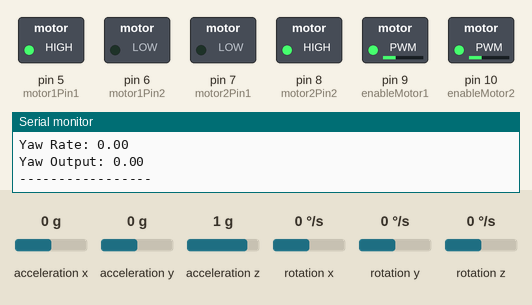
Simulated run of this sketch. Board: Arduino Uno, built with avr-gcc and run on an emulated ATmega328P. On the bench: switched loads named in the sketch (green lamp = pin HIGH), the last lines printed to the serial monitor. The test bench sets the inputs (shaded band); at power-on: acceleration x 0 g, acceleration z 1 g, acceleration y 0 g, rotation z 0 °/s, rotation x 0 °/s, rotation y 0 °/s.

Above: at 3.7 s.
3.8 s: acceleration x set to -0.2 g
At 5.2 s:
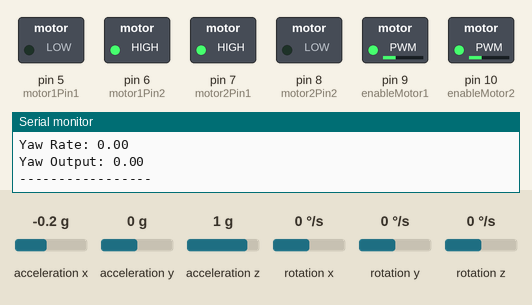
5.5 s: acceleration z set to -1.4 g
At 6.0 s:
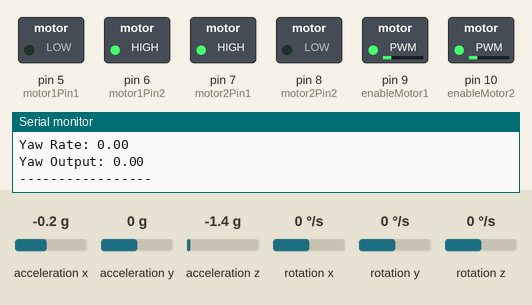
7.6 s: acceleration y set to -1.4 g
At 8.0 s:
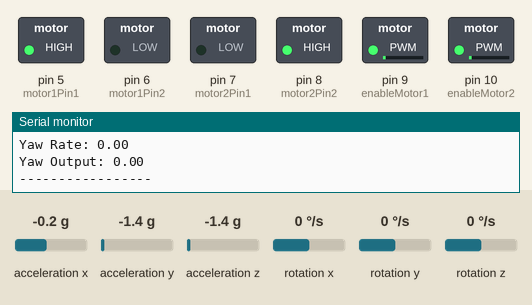
9.6 s: rotation z set to -192 °/s
At 10.7 s:
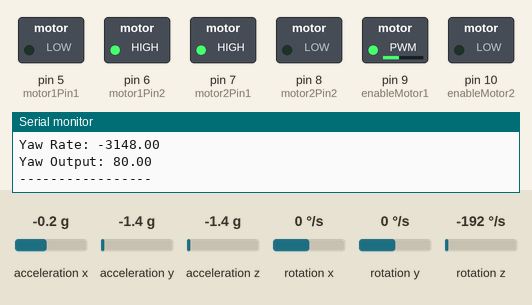
11.2 s: acceleration x set to 0 g
At 12.2 s:
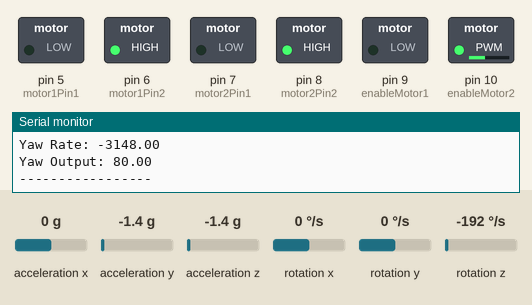
12.7 s: rotation z set to -100 °/s
At 13.2 s:
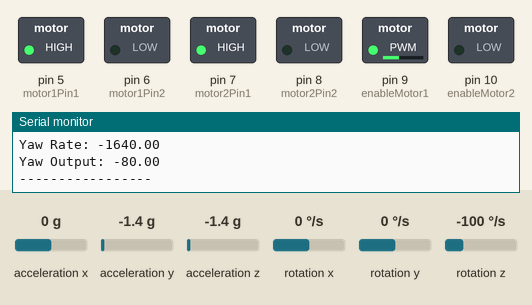
Timing chart, 0 to 15.7 s (numbered marks = the images above; inputs shaded):
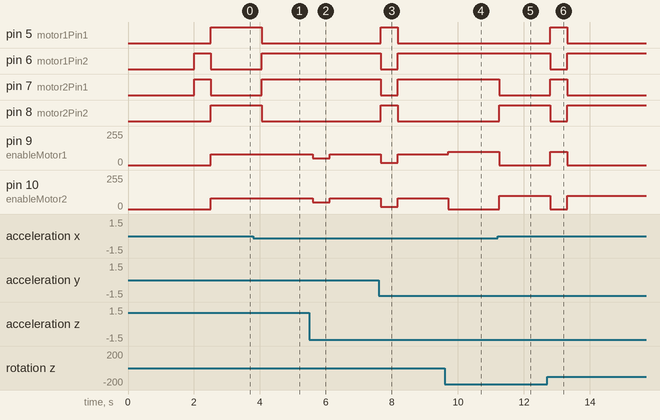

The sketch:

fine_tuned_code.ino
```cpp
#define PRINT_DEBUG_BUILD  // This is to print the MPU data on serial monitor to debug

// PID library
#include <PID_v1.h>

// These are needed for MPU
#include "I2Cdev.h"
#include "MPU6050_6Axis_MotionApps20.h"

#if I2CDEV_IMPLEMENTATION == I2CDEV_ARDUINO_WIRE
    #include "Wire.h"
#endif

MPU6050 mpu;
#define INTERRUPT_PIN 2

bool dmpReady = false;
uint8_t mpuIntStatus;
uint8_t devStatus;
uint16_t packetSize;
uint16_t fifoCount;
uint8_t fifoBuffer[64];

Quaternion q;
VectorFloat gravity;
float ypr[3];
VectorInt16 gy;

volatile bool mpuInterrupt = false;
void dmpDataReady() {
    mpuInterrupt = true;
}

#define PID_MIN_LIMIT -80
#define PID_MAX_LIMIT 80
#define PID_SAMPLE_TIME_IN_MILLI 10

#define SETPOINT_PITCH_ANGLE_OFFSET -2.5
#define MIN_ABSOLUTE_SPEED 0

double setpointPitchAngle = SETPOINT_PITCH_ANGLE_OFFSET;
double pitchGyroAngle = 0;
double pitchPIDOutput = 0;

double setpointYawRate = 0;
double yawGyroRate = 0;
double yawPIDOutput = 0;

#define PID_PITCH_KP 60
#define PID_PITCH_KI 0.3
#define PID_PITCH_KD 0.9

#define PID_YAW_KP 0.3
#define PID_YAW_KI 0.1
#define PID_YAW_KD 0.01

PID pitchPID(&pitchGyroAngle, &pitchPIDOutput, &setpointPitchAngle, PID_PITCH_KP, PID_PITCH_KI, PID_PITCH_KD, DIRECT);
PID yawPID(&yawGyroRate, &yawPIDOutput, &setpointYawRate, PID_YAW_KP, PID_YAW_KI, PID_YAW_KD, DIRECT);

int enableMotor1 = 9;
int motor1Pin1 = 5;
int motor1Pin2 = 6;

int motor2Pin1 = 7;
int motor2Pin2 = 8;
int enableMotor2 = 10;

void setupPID()
{
  pitchPID.SetOutputLimits(PID_MIN_LIMIT, PID_MAX_LIMIT);
  pitchPID.SetMode(AUTOMATIC);
  pitchPID.SetSampleTime(PID_SAMPLE_TIME_IN_MILLI);

  yawPID.SetOutputLimits(PID_MIN_LIMIT, PID_MAX_LIMIT);
  yawPID.SetMode(AUTOMATIC);
  yawPID.SetSampleTime(PID_SAMPLE_TIME_IN_MILLI);
}

void setupMotors()
{
  pinMode(enableMotor1, OUTPUT);
  pinMode(motor1Pin1, OUTPUT);
  pinMode(motor1Pin2, OUTPUT);

  pinMode(enableMotor2, OUTPUT);
  pinMode(motor2Pin1, OUTPUT);
  pinMode(motor2Pin2, OUTPUT);

  rotateMotor(0, 0);
}

void setupMPU()
{
#if I2CDEV_IMPLEMENTATION == I2CDEV_ARDUINO_WIRE
  Wire.begin();
  Wire.setClock(400000);
#elif I2CDEV_IMPLEMENTATION == I2CDEV_BUILTIN_FASTWIRE
  Fastwire::setup(400, true);
#endif

  mpu.initialize();
  pinMode(INTERRUPT_PIN, INPUT);
  devStatus = mpu.dmpInitialize();

  mpu.setXAccelOffset(-984.00000);
  mpu.setYAccelOffset(1217.00000);
  mpu.setZAccelOffset(4916.00000);
  mpu.setXGyroOffset(-213.00000);
  mpu.setYGyroOffset(17.00000);
  mpu.setZGyroOffset(-8.00000);

  if (devStatus == 0)
  {
    mpu.setDMPEnabled(true);
    mpuIntStatus = mpu.getIntStatus();
    dmpReady = true;
    packetSize = mpu.dmpGetFIFOPacketSize();
  }
  else
  {
    Serial.print("MPU initialization failed with code: ");
    Serial.println(devStatus);
  }
}

void setup()
{
  Serial.begin(115200);      // ✅ Enable serial monitor
  delay(2000);               // Optional: Give time for serial monitor to start
  Serial.println("Serial initialized...");

  setupMotors();
  setupMPU();
  setupPID();
}

void loop()
{
  if (!dmpReady) return;

  if (mpu.dmpGetCurrentFIFOPacket(fifoBuffer))
  {
    mpu.dmpGetQuaternion(&q, fifoBuffer);
    mpu.dmpGetGravity(&gravity, &q);
    mpu.dmpGetYawPitchRoll(ypr, &q, &gravity);
    mpu.dmpGetGyro(&gy, fifoBuffer);

    yawGyroRate = gy.z;
    pitchGyroAngle = ypr[1] * 180 / M_PI;
    pitchGyroAngle = pitchGyroAngle;

    pitchPID.Compute();
    yawPID.Compute();

    rotateMotor(pitchPIDOutput + yawPIDOutput, pitchPIDOutput - yawPIDOutput);

    #ifdef PRINT_DEBUG_BUILD
      Serial.println("----- DEBUG -----");
      Serial.print("Pitch Angle: ");
      Serial.println(pitchGyroAngle);
      Serial.print("Setpoint: ");
      Serial.println(setpointPitchAngle);
      Serial.print("PID Output: ");
      Serial.println(pitchPIDOutput);
      Serial.print("Yaw Rate: ");
      Serial.println(yawGyroRate);
      Serial.print("Yaw Output: ");
      Serial.println(yawPIDOutput);
      Serial.println("-----------------");
      delay(500);
    #endif
  }
}

void rotateMotor(int speed1, int speed2)
{
  if (speed1 < 0)
  {
    digitalWrite(motor1Pin1, HIGH);
    digitalWrite(motor1Pin2, LOW);
  }
  else
  {
    digitalWrite(motor1Pin1, LOW);
    digitalWrite(motor1Pin2, HIGH);
  }

  if (speed2 < 0)
  {
    digitalWrite(motor2Pin1, LOW);
    digitalWrite(motor2Pin2, HIGH);
  }
  else
  {
    digitalWrite(motor2Pin1, HIGH);
    digitalWrite(motor2Pin2, LOW);
  }

  speed1 = abs(speed1) + MIN_ABSOLUTE_SPEED;
  speed2 = abs(speed2) + MIN_ABSOLUTE_SPEED;

  speed1 = constrain(speed1, MIN_ABSOLUTE_SPEED, 100);
  speed2 = constrain(speed2, MIN_ABSOLUTE_SPEED, 100);

  analogWrite(enableMotor1, speed1);
  analogWrite(enableMotor2, speed2);
}
```

Measured:
- the behaviour switches between 0 and -0.1 g on acceleration x (found by bisection; images 0 and 1)
- after the input at 3.8 s, pin 5 (motor1Pin1), pin 8 (motor2Pin2): HIGH → LOW after 0.25 s; pin 6 (motor1Pin2), pin 7 (motor2Pin1): LOW → HIGH after 0.25 s
- after the input at 5.5 s, pin 9 (enableMotor1), pin 10 (enableMotor2): 80/255 → 51/255 after 0.10 s, → 80/255 0.51 s later
- after the input at 7.6 s, pin 5 (motor1Pin1), pin 8 (motor2Pin2): LOW → HIGH after 0.05 s, → LOW 0.51 s later; pin 6 (motor1Pin2), pin 7 (motor2Pin1): HIGH → LOW after 0.05 s, → HIGH 0.51 s later; pin 9 (enableMotor1), pin 10 (enableMotor2): 80/255 → 16/255 after 0.05 s, → 80/255 0.51 s later
- after the input at 9.6 s, pin 9 (enableMotor1): 80/255 → 100/255 after 0.11 s; pin 10 (enableMotor2): 80/255 → 0/255 after 0.11 s
- after the input at 11.2 s, pin 7 (motor2Pin1): HIGH → LOW after 0.06 s; pin 8 (motor2Pin2): LOW → HIGH after 0.06 s; pin 9 (enableMotor1): 100/255 → 0/255 after 0.06 s; pin 10 (enableMotor2): 0/255 → 100/255 after 0.06 s
- after the input at 12.7 s, pin 5 (motor1Pin1), pin 7 (motor2Pin1): LOW → HIGH after 0.10 s, → LOW 0.51 s later; pin 6 (motor1Pin2), pin 8 (motor2Pin2): HIGH → LOW after 0.10 s, → HIGH 0.51 s later; pin 9 (enableMotor1): 0/255 → 100/255 after 0.10 s, → 0/255 0.51 s later; pin 10 (enableMotor2): 100/255 → 0/255 after 0.10 s, → 100/255 0.51 s later
